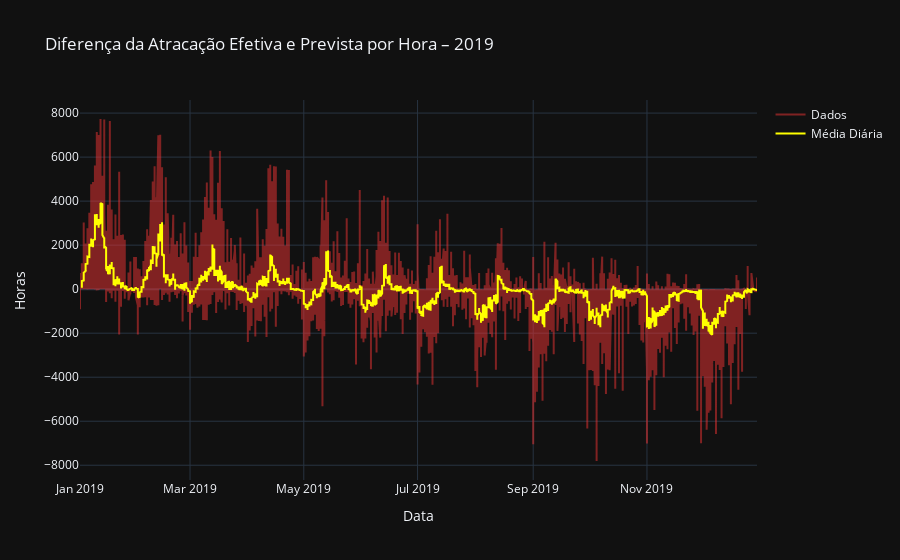

Notebook code cell kept with this figure:
### Code cell
import plotly.graph_objects as go
fig = go.Figure()
fig.add_trace(go.Scatter(x=data.Data[-8330:].index, y=data.Data[-8330:].values,
                         line=dict(color='rgba(240, 52, 52, 0.5)'), name='Dados'))
fig.add_trace(go.Scatter(x=data.Data[-8330:].index, y=data.Data[-8330:].rolling(24).mean().values,
                         line=dict(color='yellow'), name='Média Diária'))
fig.update_layout(template='plotly_dark')
fig.update_layout(title='Diferença da Atracação Efetiva e Prevista por Hora – 2019',
                  template='plotly_dark',
                  xaxis_title='Data',
                  yaxis_title='Horas')
fig.show();
# fig.write_html("/Users/pedrocerbino/Downloads/Graph_2.html")

### Figure 1 — Plotly figure (JSON) as saved in the notebook; plotly's stock layout.template omitted (floating-point values rounded to 4 significant figures; data arrays with more than 128 entries replaced by an {"elided": "..."} marker saying what was removed)
{"data": [{"line": {"color": "rgba(240, 52, 52, 0.5)"}, "name": "Dados", "type": "scatter", "x": {"elided": "8330 str values"}, "y": {"elided": "8330 float values"}}, {"line": {"color": "yellow"}, "name": "Média Diária", "type": "scatter", "x": {"elided": "8330 str values"}, "y": {"elided": "8330 float values"}}], "layout": {"title": {"text": "Diferença da Atracação Efetiva e Prevista por Hora – 2019"}, "xaxis": {"title": {"text": "Data"}}, "yaxis": {"title": {"text": "Horas"}}}}
